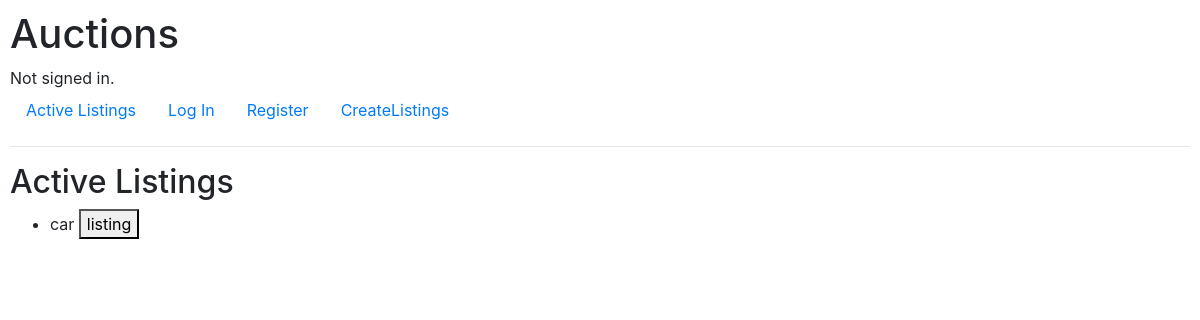
The app's page /, older data.
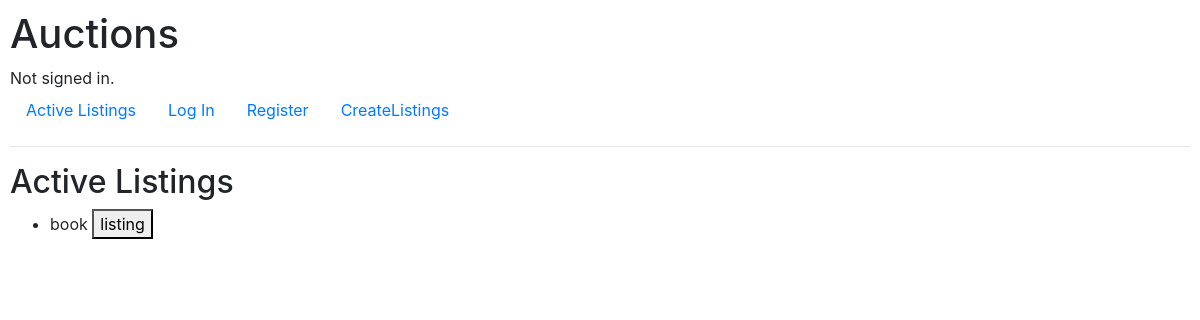
The same page, newer data.
### auctions/models.py (models this page shows)
class AuctionListing(models.Model):
    item=models.CharField(max_length=64)
    owner=models.ForeignKey(User,on_delete=models.CASCADE)
    description=models.CharField(max_length=64)
    listingprice=models.IntegerField()
    img=models.URLField()

### auctions/views.py (the view)
# urls.py: path("", views.index, name="index"),
def index(request):
    return render(request, "auctions/index.html",{
        'items':AuctionListing.objects.all()
    })

### auctions/templates/auctions/index.html (shortened to what this page needs)
{% extends "auctions/layout.html" %}
{% block body %}
    <h2>Active Listings</h2>
    {%for item in items%}
    <ul>
        <li><form action="{%url 'listing' id=item.id%}" method="POST">
            {{item.item}}
            <button type="submit">listing</button>
        </form></li>
    </ul>
    {%endfor%}
{% endblock %}

Row changes from the older to the newer data that the page shows:
changed AuctionListing: item "car" → "book"
